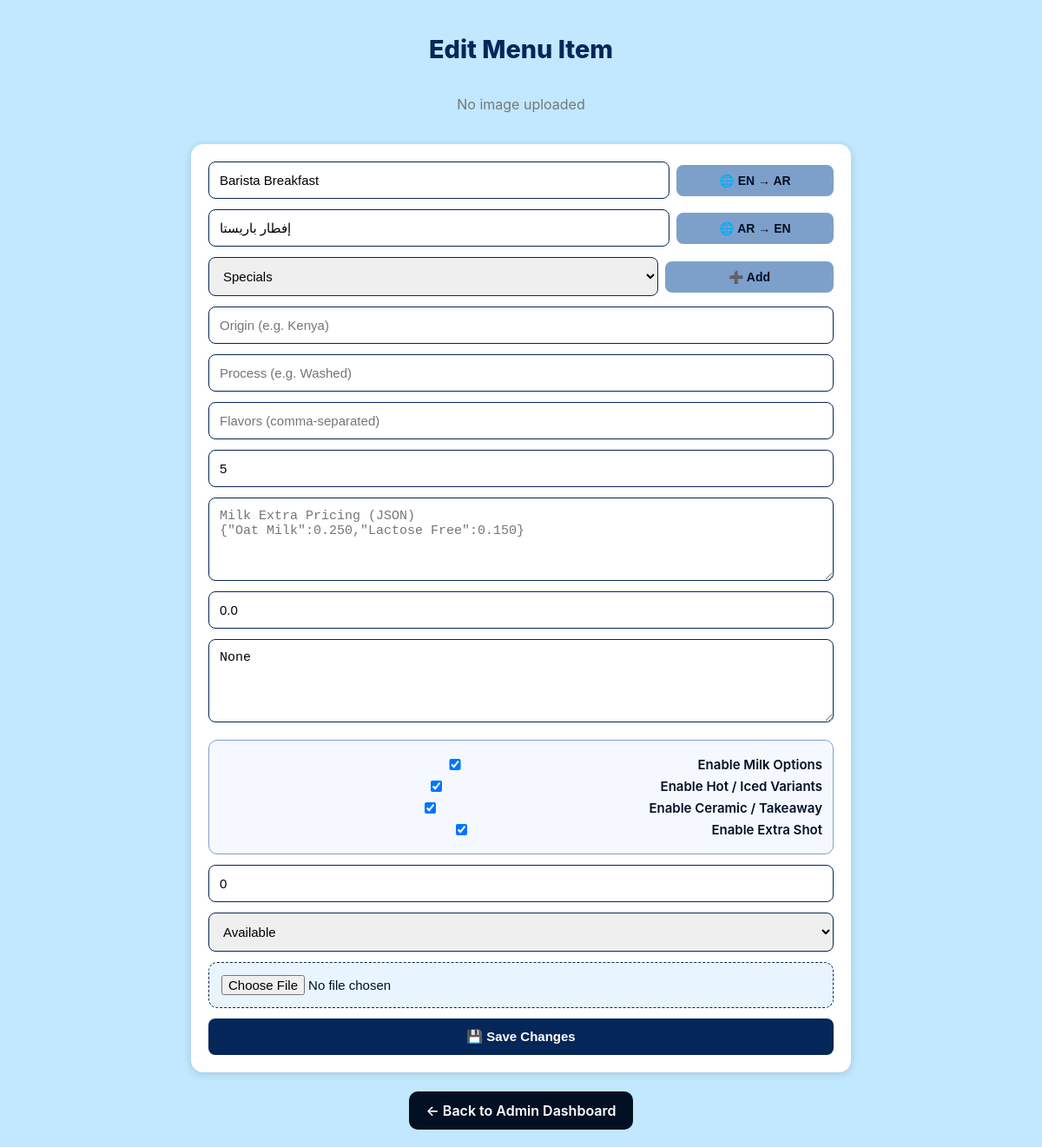
Screenshot of /edit/6 (signed in) with the database file from the repository.
### tables this page shows
CREATE TABLE menu_items (
        id INTEGER PRIMARY KEY AUTOINCREMENT,
        category TEXT,
        name_en TEXT,
        name_ar TEXT,
        price TEXT,
        origin TEXT,
        process TEXT,
        flavors TEXT,
        image TEXT
    , milk_extra_price REAL DEFAULT 0, variants TEXT, stock_mode TEXT DEFAULT 'status', stock_status TEXT DEFAULT 'Available', stock_quantity INTEGER DEFAULT 0, use_milk INTEGER DEFAULT 1, use_variant INTEGER DEFAULT 1, use_cup INTEGER DEFAULT 1, use_extrashot INTEGER DEFAULT 1);

CREATE TABLE categories (
        id INTEGER PRIMARY KEY AUTOINCREMENT,
        name TEXT UNIQUE
    );

### collectiveforlife.py (the view, shortened to what this page needs)
@app.route('/edit/<int:item_id>', methods=['GET', 'POST'])
def edit(item_id):
    if not session.get("auth"):
        return redirect("/auth")
    conn = get_db()
    item = conn.execute("SELECT * FROM menu_items WHERE id=?", (item_id,)).fetchone()
    categories = [r["name"] for r in conn.execute("SELECT name FROM categories")]
    if not item:
        conn.close()
        return redirect("/admin")
    conn.close()
    return render_template("admin_edit.html", item=item, categories=categories)

### collectiveforlife.py (called while the page is built)
def get_db():
    conn = sqlite3.connect('menu.db')
    conn.row_factory = sqlite3.Row
    return conn

### templates/admin_edit.html (shortened to what this page needs)
<!doctype html>
<html lang="en">
<head>
</head>
<body>
<h1>Edit Menu Item</h1>
<div class="preview">
  {% if item.image %}
    <img id="previewImage" src="{{ url_for('static', filename='uploads/' ~ item.image) }}" alt="Preview">
  {% else %}
    <p id="noImageText" style="color:#777;">No image uploaded</p>
  {% endif %}
</div>
<form method="POST" enctype="multipart/form-data" id="editForm">
  <div style="display:flex;align-items:center;gap:8px;width:100%;flex-wrap:wrap;">
    <input type="text" id="name_en" name="name_en" value="{{ item.name_en }}" placeholder="Name (English)" required style="flex:1 1 70%;">
    <button type="button" class="translate-btn" onclick="translateField('en')" style="flex:1 1 25%;">🌐 EN → AR</button>
  </div>
  <div style="display:flex;align-items:center;gap:8px;width:100%;flex-wrap:wrap;">
    <input type="text" id="name_ar" name="name_ar" value="{{ item.name_ar }}" placeholder="Name (Arabic)" required style="flex:1 1 70%;">
    <button type="button" class="translate-btn" onclick="translateField('ar')" style="flex:1 1 25%;">🌐 AR → EN</button>
  </div>
  <div style="display:flex;align-items:center;gap:8px;width:100%;flex-wrap:wrap;">
    <select name="category" id="categorySelect" required style="flex:1 1 70%;">
      {% for cat in categories %}
        <option value="{{cat}}" {% if item.category == cat %}selected{% endif %}>{{cat}}</option>
      {% endfor %}
    </select>
    <button type="button" class="add-cat-btn" onclick="addCategory()" style="flex:1 1 25%;">➕ Add</button>
  </div>
  <input type="text" name="origin" value="{{ item.origin }}" placeholder="Origin (e.g. Kenya)">
  <input type="text" name="process" value="{{ item.process }}" placeholder="Process (e.g. Washed)">
  <input type="text" name="flavors" value="{{ item.flavors }}" placeholder="Flavors (comma-separated)">
  <input type="text" name="price" value="{{ item.price }}" placeholder="Price (KWD)" required>
  <textarea name="milk_prices" placeholder='Milk Extra Pricing (JSON)&#10;{"Oat Milk":0.250,"Lactose Free":0.150}'>{{ item.milk_prices }}</textarea>
  <input type="text" name="milk_extra_price" value="{{ item.milk_extra_price }}" placeholder="Extra Milk Price (KWD)">
  <textarea name="variants" placeholder='Variants (JSON)&#10;["Hot","Iced"]'>{{ item.variants }}</textarea>
  <div class="option-toggle-box">
    <label class="option-toggle">
      <input type="checkbox" name="use_milk" value="1" {% if item.use_milk == 1 %}checked{% endif %}>
      Enable Milk Options
    </label>
    <label class="option-toggle">
      <input type="checkbox" name="use_variant" value="1" {% if item.use_variant == 1 %}checked{% endif %}>
      Enable Hot / Iced Variants
    </label>
    <label class="option-toggle">
      <input type="checkbox" name="use_cup" value="1" {% if item.use_cup == 1 %}checked{% endif %}>
      Enable Ceramic / Takeaway
    </label>
    <label class="option-toggle">
      <input type="checkbox" name="use_extrashot" value="1" {% if item.use_extrashot == 1 %}checked{% endif %}>
      Enable Extra Shot
    </label>
  </div>
  <input type="number" name="stock_quantity" value="{{ item.stock_quantity }}" placeholder="Stock Quantity">
  <select name="stock_status" style="flex:1 1 100%;">
    <option value="Available" {% if item.stock_status == "Available" %}selected{% endif %}>Available</option>
  </select>
  <input type="file" name="image" accept="image/*" id="imageInput" onchange="previewFile(event)">
  <button type="submit">💾 Save Changes</button>
</form>
<a href="/admin" class="back">← Back to Admin Dashboard</a>
</body>
</html>

### templates/admin_edit.html (style rules this page uses)
:root { --dark:#021024; --mid:#052659; --mist:#7DA0CA; --steam:#C1E8FF; }
body { font-family:'Inter',sans-serif; background:var(--steam); margin:0; padding:20px; color:var(--dark); display:flex; flex-direction:column; align-items:center; }
h1 { color:var(--mid); text-align:center; margin-bottom:20px; font-size:1.8rem; font-weight:800; }
.preview { display:flex; flex-direction:column; align-items:center; margin-bottom:20px; }
form { display:flex; flex-wrap:wrap; justify-content:center; gap:12px; background:white; padding:20px; border-radius:14px; box-shadow:0 2px 10px rgba(0,0,0,.15); max-width:720px; width:100%; }
input,select,textarea { padding:12px; border:1px solid var(--mid); border-radius:8px; font-size:15px; flex:1 1 46%; min-width:140px; transition:.3s; }
textarea { min-height:70px; resize:vertical; }
input[type=file] { flex:1 1 100%; background:#e8f5ff; border:1px dashed var(--mid); padding:14px; border-radius:10px; }
.option-toggle-box { flex:1 1 100%; padding:12px; border:1px solid var(--mist); border-radius:10px; background:#f5f9ff; margin-top:8px; }
.option-toggle { display:flex; align-items:center; gap:10px; margin:6px 0; font-size:15px; font-weight:600; color:var(--dark); }
button { background:var(--mid); color:white; border:none; border-radius:8px; padding:12px 15px; cursor:pointer; flex:1 1 100%; font-size:15px; font-weight:600; transition:.25s; }
.translate-btn, .add-cat-btn { background:var(--mist); color:var(--dark); border:none; padding:10px 12px; border-radius:8px; cursor:pointer; font-size:14px; flex:0 0 auto; font-weight:600; }
a.back { margin-top:22px; text-decoration:none; background:var(--dark); color:white; padding:12px 20px; border-radius:10px; font-weight:600; }

### rows the page displays
menu_items: name_en "Barista Breakfast", name_ar "إفطار باريستا", category "Specials", price "5", milk_extra_price "0.0", variants "None", use_milk "☑", use_variant "☑", use_cup "☑", use_extrashot "☑", stock_quantity "0", stock_status "Available"
